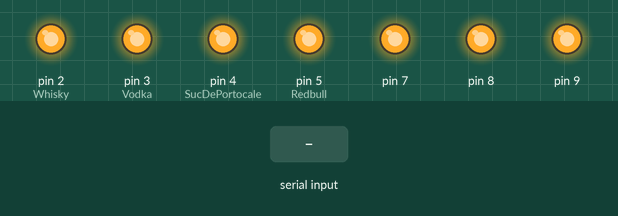
Recording of a sketch running on a simulated Arduino Uno, built with avr-gcc and run on an emulated ATmega328P. Parts: output pins drawn as LEDs (lit = HIGH). Inputs (shaded band) come from the test bench. Pins used as bus, display or sensor lines are not drawn.

Above: at 1.2 s.
1.3 s: "A" received over the second serial link
At 2.9 s:
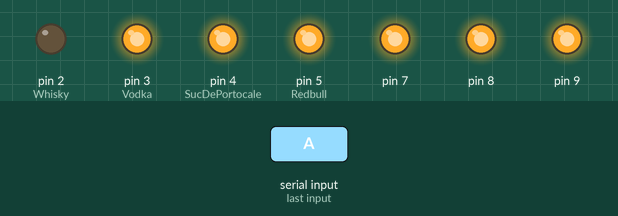
4.3 s: "E" received over the second serial link
At 7.7 s:
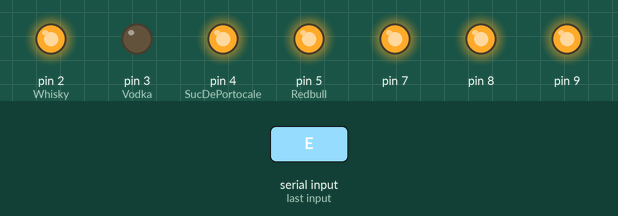
Timing chart, 0 to 9.4 s (numbered marks = the images above; inputs shaded):
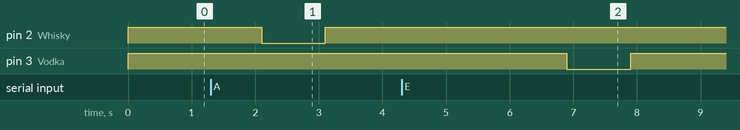

The sketch:

cod-bun.ino
```cpp
#include <EEPROM.h>
#include <SoftwareSerial.h>
SoftwareSerial BT_Serial(0,1);

int Whisky=2;
int Vodka=3;
int SucDePortocale=4;
int Redbull=5;
int CocaCola=6;
int cv1=7;
int cv2=8;
int cv3=9;

int TimpDeAmestecare=500;
char bt_data;

void setup()
{

Serial.begin(9600);
BT_Serial.begin(9600);
pinMode(2, OUTPUT);
pinMode(3, OUTPUT);
pinMode(4, OUTPUT);
pinMode(5, OUTPUT);
pinMode(6, OUTPUT);
pinMode(7, OUTPUT);
pinMode(8, OUTPUT);
pinMode(9, OUTPUT);

digitalWrite(2,HIGH);
digitalWrite(3,HIGH);
digitalWrite(4,HIGH);
digitalWrite(5,HIGH);
digitalWrite(6,HIGH);
digitalWrite(7,HIGH);
digitalWrite(8,HIGH);
digitalWrite(9,HIGH);

}

 void loop()
{
if(BT_Serial.available()>0)
{
  bt_data=BT_Serial.read();
 }

  if (bt_data=='A')
  {
    Mix(1000,0,0,0,0);//whisky;
  }
  if (bt_data=='B')
  {
    Mix(0,0,0,0,5000);//cola
  }
  if (bt_data=='C')
  {
    Mix(0,0,5000,0,0);//suc portocale
  }
  if (bt_data=='D')
  {
    Mix(0,0,0,5000,0);//rebull
  }
  if (bt_data=='E')
  {
    Mix(0,1000,0,0,0);//vodka
  }
  if (bt_data=='F')
  {
    Mix(2000,0,0,5000,0); //whisky cola
  }
  if (bt_data=='G')
  {
    Mix(2000,0,0,0,5000); //whisky red bull
  }
  if (bt_data=='H')
  {
    Mix(0,2000,5000,0,0); //orange vodka
  }
  if (bt_data=='a')
  {
    Mix(0,2000,0,5000,0); //vodka cola
  }
  if (bt_data=='b')
  {
    Mix(0,2000,0,0,5000); //redbull vodka
  }
  if (bt_data=='c')
  {
    Mix(0,0,5000,0,1660); //redbull orange
  }
  if (bt_data=='d')
  {
    Mix(1000,0,2000,4660,0); //orange burst
  }
  if (bt_data=='e')
  {
    Mix(0,1000,2000,4660,0); //screwdriver
  }
  if (bt_data=='T')
  {
    Mix(1000,1000,1000,1000,1000); //test
  }
}

void Mix(int TimpWhisky, int TimpVodka, int TimpSucDePortocale, int TimpRedbull, int TimpCocaCola)
{
bt_data='0';
delay(800);
digitalWrite(Whisky, LOW);
delay(TimpWhisky);
digitalWrite(Whisky, HIGH);
delay(TimpDeAmestecare);

digitalWrite(Vodka, LOW);
delay(TimpVodka);
digitalWrite(Vodka, HIGH);
delay(TimpDeAmestecare);

digitalWrite(SucDePortocale, LOW);
delay(TimpSucDePortocale);
digitalWrite(SucDePortocale, HIGH);
delay(TimpDeAmestecare);

digitalWrite(Redbull, LOW);
delay(TimpRedbull);
digitalWrite(Redbull, HIGH);
delay(TimpDeAmestecare);

digitalWrite(CocaCola, LOW);
delay(TimpCocaCola);
digitalWrite(CocaCola, HIGH);
delay(TimpDeAmestecare);

bt_data='0';
}
```

Measured:
- after the input at 1.3 s, pin 2 (Whisky): HIGH → LOW after 0.80 s, → HIGH 1.0 s later
- after the input at 4.3 s, pin 3 (Vodka): HIGH → LOW after 2.6 s, → HIGH 1.0 s later
